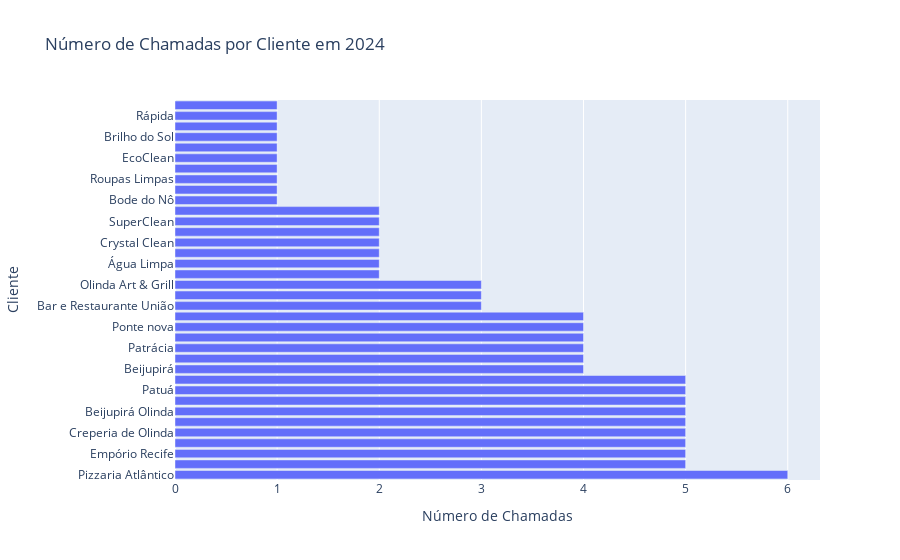

The notebook cell this image was saved under:
### Code cell
#quantas vezes cada cliente chamou em 2024 para fazer reparos

# Agrupar por cliente e contar o número de chamadas
chamadas_por_cliente = df_equipamentos_pandas['Cliente'].value_counts()

# Criar o gráfico de barras usando Plotly Express
fig = px.bar(chamadas_por_cliente, 
             y=chamadas_por_cliente.index, 
             x=chamadas_por_cliente.values,
             labels={'x':'Número de Chamadas', 'y':'Cliente'},
             title='Número de Chamadas por Cliente em 2024')

# Exibir o gráfico
fig.show()

### Figure 1 — Plotly figure (JSON) as saved in the notebook; plotly's stock layout.template omitted (floating-point values rounded to 4 significant figures)
{"data": [{"alignmentgroup": "True", "hovertemplate": "Número de Chamadas=%{x}<br>Cliente=%{y}<extra></extra>", "legendgroup": "", "marker": {"color": "#636efa", "pattern": {"shape": ""}}, "name": "", "offsetgroup": "", "orientation": "h", "showlegend": false, "textposition": "auto", "type": "bar", "x": [6, 5, 5, 5, 5, 5, 5, 5, 5, 5, 4, 4, 4, 4, 4, 4, 3, 3, 3, 2, 2, 2, 2, 2, 2, 2, 1, 1, 1, 1, 1, 1, 1, 1, 1, 1], "xaxis": "x", "y": ["Pizzaria Atlântico", "Spettus Steak House", "Empório Recife", "Oficina do Sabor", "Creperia de Olinda", "Chica Pitanga", "Beijupirá Olinda", "Bodega de Véio", "Patuá", "Leite", "Beijupirá", "Ponteio", "Patrácia", "Bar Restaurante Santa Cruz", "Ponte nova", "Portal do Derby Restaurante", "Bar e Restaurante União", "Entre Amigos o Bode", "Olinda Art & Grill", "Brilho Puro", "Água Limpa", "Nova Vida", "Crystal Clean", "Sempre Limpa", "SuperClean", "Cheiro Bom", "Bode do Nô", "Restaurante Mustang", "Roupas Limpas", "Santa Clara", "EcoClean", "Primavera", "Brilho do Sol", "Limpeza Total", "Rápida", "Ponto Limpo"], "yaxis": "y"}], "layout": {"barmode": "relative", "legend": {"tracegroupgap": 0}, "title": {"text": "Número de Chamadas por Cliente em 2024"}, "xaxis": {"anchor": "y", "domain": [0, 1], "title": {"text": "Número de Chamadas"}}, "yaxis": {"anchor": "x", "domain": [0, 1], "title": {"text": "Cliente"}}}}
